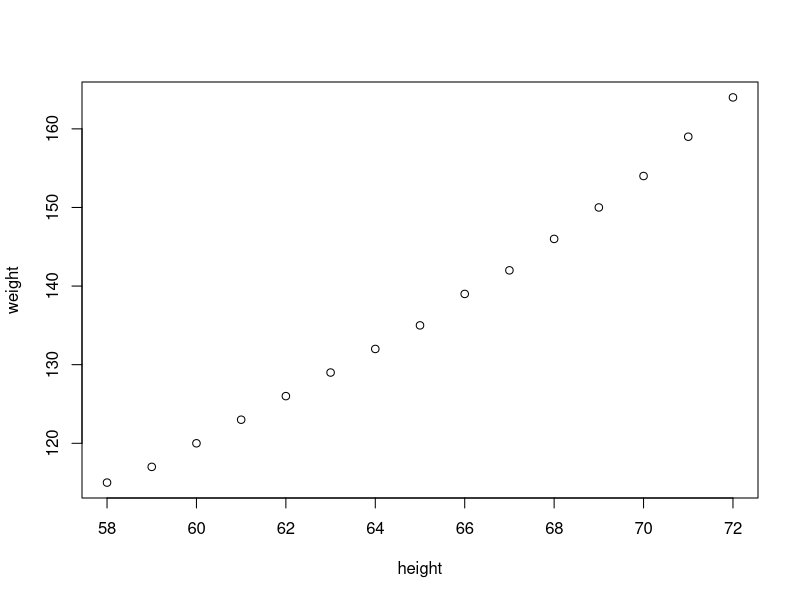
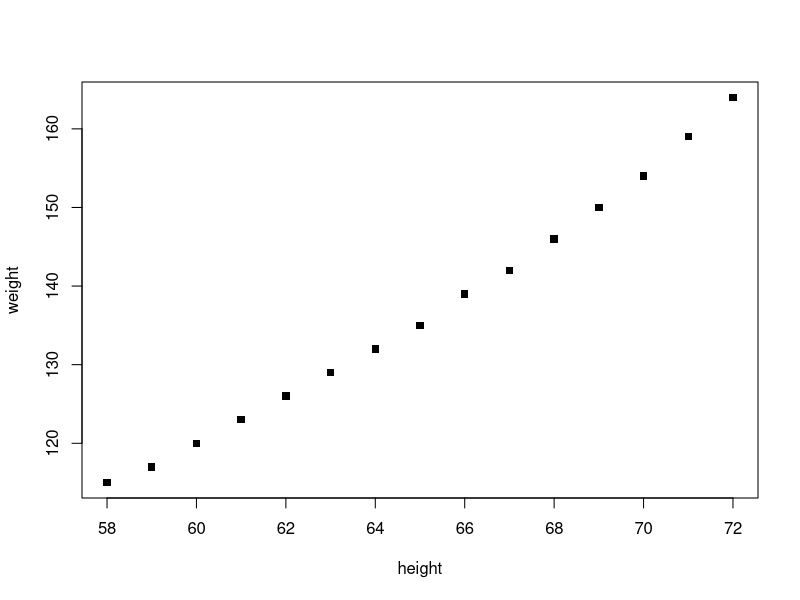
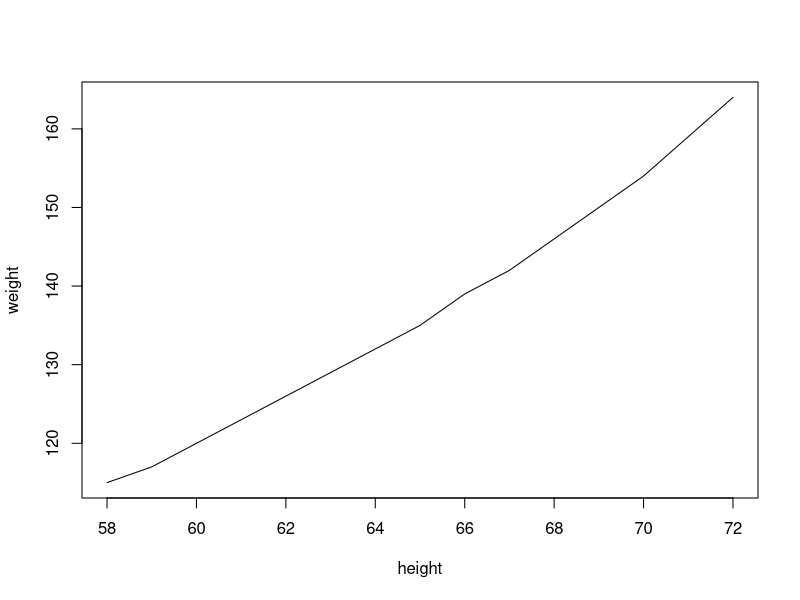
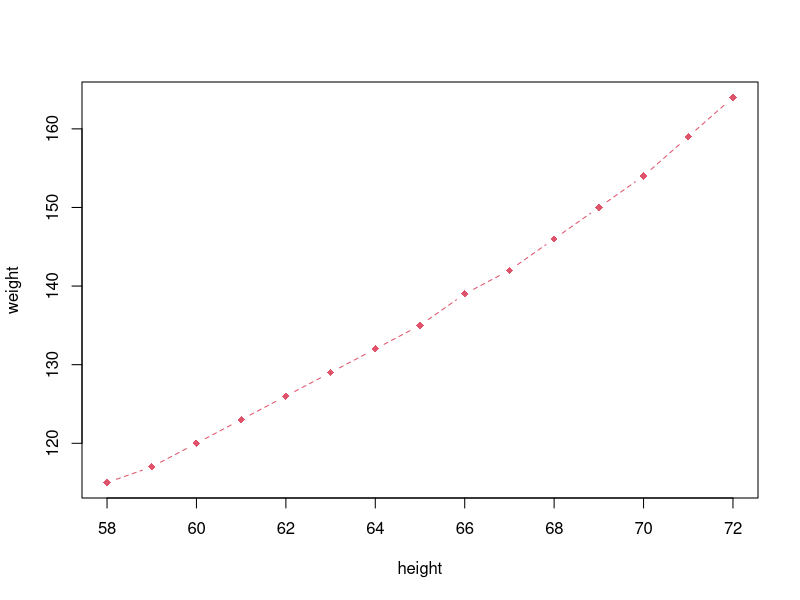
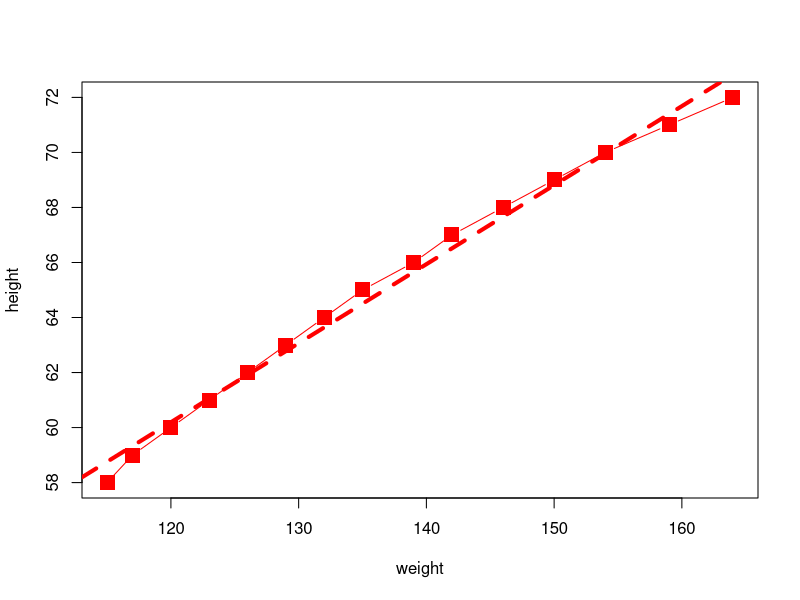
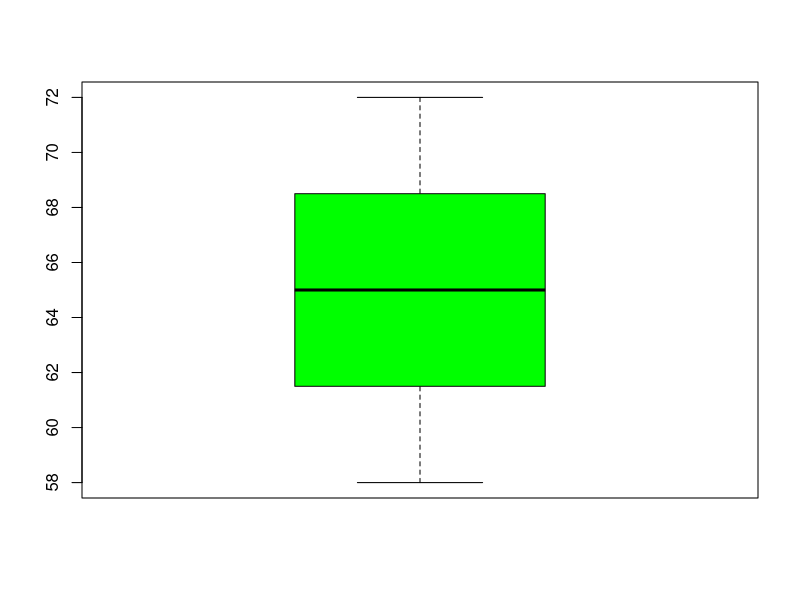
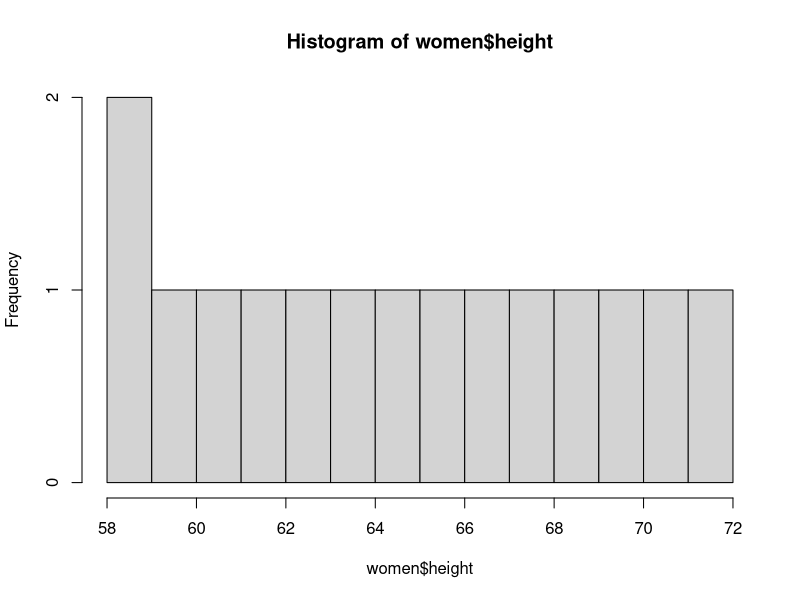
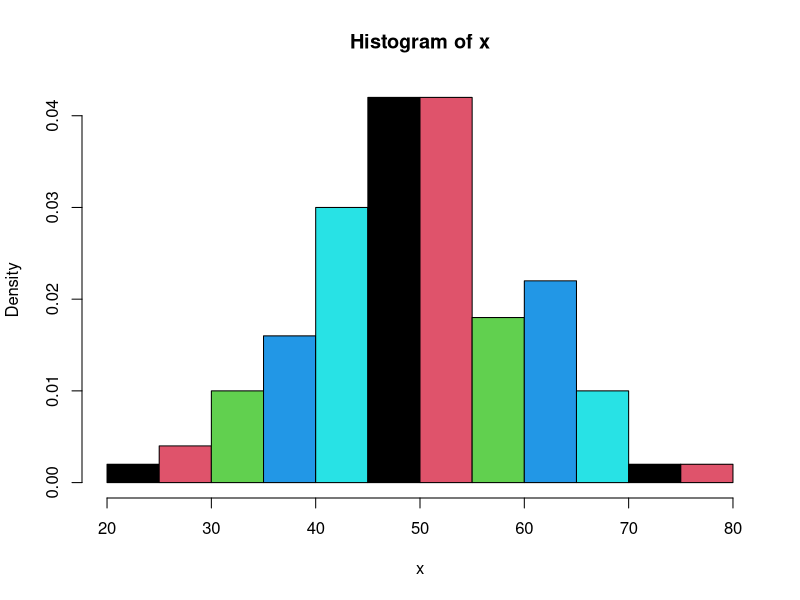

Here is the R script that generated these plots, in order: (Note: this script raises an error after producing the figures.)
women
plot(women)
plot(women, type='p', pch=15) # type=points, pch=19 symbol
plot(women, type='l')
plot(women, type='b', pch=18, lty=2, col=2)#lty=linetype
plot(x=women$weight, y=women$height, pch=15, xlab='weight', ylab='height', col='red', cex=2, type='b') #cex=aplification of points
#line of best fit
abline(lm(women$height~women$weight),col='red', lty=2, lwd=4)
quantile(women$height)
quantile(women$height, seq(0,1,0.01))#in terms of percentage
#stem and leaf
stem(women$height)
boxplot(women$height, col="green")
hist(women$height, breaks=10)
x=rnorm(100,50,10)
hist(x, freq=F, col=1:5)#frequency is false
plot(density(x), col="red")
xlabels=c('a','b','c','d')
pie(x,labels=xlabels)
cor(women$height,women$weight)#if height increases by 1, weight incr by 0.9
cov(women$height,women$weight) #direction of relationship
###creating intervals with interval of 15---needed for continuous data, using uniform distribution
x3=runif(100,0,150) #0 to 150 marks range, 100values
x3
x3=ceiling(x3)
x3
breaks=seq(0,150,by=15)
breaks
length(breaks)
x3.cut=cut(x3,breaks)
x3.cut
range(x3)
mtcars[c('mpg','wt','hp')]



#discrete data
b
